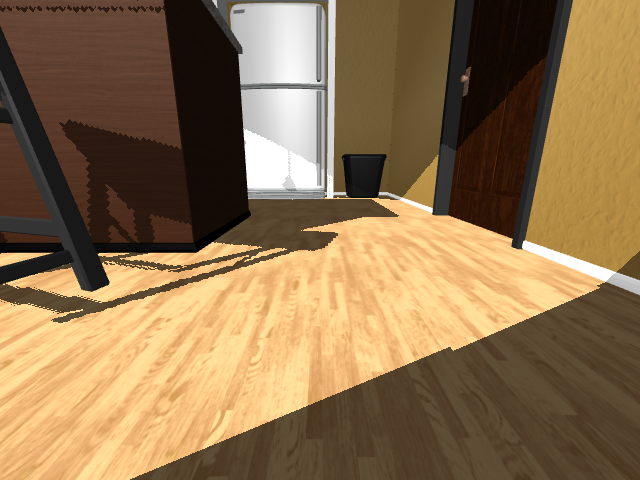
#> input picture evidences/molmospaces/ainex/cam__camera__image_raw.png, 640 x 480 px
$ python -i vision_success.py   (imports and definitions only)
#> lines starting #> are read from the running program, lines starting #| are printed output that depends on the picture; after the words box and inside, x2 and y2 are one past the last pixel; in counts of white or black regions, pixels touching at a corner belong together
### robot_console/src/robot_console/arm/kinematics.py
"""Forward and inverse kinematics for the SO-101 arm, in NumPy only.

The link constants below are transcribed from TheRobotStudio's official
``so101_new_calib.xml`` (``robots_specs/so101/``), which the simulator's
``simulator/shared/robots/so101/model.xml`` reproduces body for body: each body's
fixed ``pos``/``quat`` relative to its parent (quaternions as MuJoCo normalises
them), and every joint's rotation about its own local ``z`` axis.
``tests/test_kinematics.py`` re-derives the same poses from MuJoCo and asserts
they agree, so a transcription slip fails loudly rather than producing a
plausible-but-wrong trajectory.

Deliberately MuJoCo-free: the policy that ships against the real rosbridge
robot imports this module, and that path must not need a simulator installed.
``mujoco`` is therefore a *test-only* dependency, in the ``kinematics`` extra
rather than ``dev`` -- ``import mujoco`` failing inside ``robot_console/.venv``
is a deliberate property of this project, so ``tests/test_kinematics.py`` skips
when it is absent and CI installs the extra to run it.

**The TCP is the official ``gripperframe`` site, and it moved on 2026-09-27.** Until
then the model was mujoco_menagerie's, which carries that site 19.9 mm further along
the gripper body's x (= the jaw axis): at the zero pose it landed at ``(0.391361,
-0.000979, 0.246345)``, where the official one lands at ``(0.391362, -0.000011,
0.226469)`` -- within 0.3 mm of the sibling ~/robot checkout's ``(0.391356,
-0.000305, 0.226343)``, which uses the official description too. Everything the
console aims with was kept on the same physical point by moving its offset rather
than its target: ``JAW_CENTER_OFFSET`` and ``REACH_POINT_OFFSET`` below each grew by
exactly that 19.9 mm, so ``jaw_center`` and the preflight's reach gate land where
they did before to 0.4 um. A constant copied from before that date is 20 mm out --
twice the jaw's capture window -- while every number still looks plausible.
"""

from __future__ import annotations

from dataclasses import dataclass

import numpy as np
import numpy.typing as npt

Vec = npt.NDArray[np.float64]

#: Arm joints in the order used everywhere: actions, ``joint_pos``, IK.
ARM_JOINTS: tuple[str, ...] = (
    "shoulder_pan_joint",
    "shoulder_lift_joint",
    "elbow_flex_joint",
    "wrist_flex_joint",
    "wrist_roll_joint",
)
GRIPPER_JOINT = "gripper_joint"

#: Full 6-DoF command order (five arm joints then the gripper).
JOINT_ORDER: tuple[str, ...] = (*ARM_JOINTS, GRIPPER_JOINT)

#: Commanded joint ranges, radians. **These are this MJCF's own limits, not the narrower
#: ones the sibling rig's description declares** -- and the difference is not cosmetic.
#:
#: `ros2_so_arm` narrows `wrist_flex` to 1.6 and `wrist_roll` to 2.3, below what the
#: mechanism allows (1.658063 and 2.7438473). The sibling rig accepts the resulting clip
#: as a known cost. It does not have to be paid here, because this arm keeps the
#: mechanism's full ranges -- and the clip lands exactly where a VLA
#: needs the room: mapped into our frame, MolmoAct2's action band reaches +1.630 on
#: `wrist_flex` and **+2.715 on `wrist_roll`**, so a 2.3 limit silently truncates the
#: most-rolled 24% of what the checkpoint can ask for.
#:
#: One deliberate exception since the model became the official `so101_new_calib.xml`
#: (2026-09-27): its `wrist_roll` runs -2.7438473..**+2.8412063**, asymmetric, where
#: mujoco_menagerie's ran +/-2.7438473. The table keeps the symmetric band, which is
#: inside the joint's range and is what `level_jaw_roll`'s sweep and every figure here
#: were measured on; widening it would move both.
#:
#: (An earlier version of this comment claimed the narrower band was "the one MolmoAct2's
#: calibration was fitted against". That was wrong, and measuring the checkpoint's own
#: action quantiles is what showed it.)
#:
#: The gripper entry is the jaw hinge, normalised: the MJCF hinge runs
#: -0.174533..1.745329 rad and the contract runs 0..1, an exact offset of +0.174533 that
#: `shared/ros_surfaces/so101.py` applies in both directions. Verified by sweeping the
#: jaw: tip separation is 7.01/20.91/38.42/55.80 mm at contract g = 0.00/0.24/0.48/0.72,
#: against the measured curve `gap(g) = -23.24g^2 + 92.54g - 0.84` mm the grasp tuning
#: was derived from, which predicts 20.86/38.29/55.79. Agreement to ~0.1 mm, so every
#: gripper constant in `waypoints` transfers unchanged.
JOINT_LIMITS: dict[str, tuple[float, float]] = {
    "shoulder_pan_joint": (-1.9198621771937616, 1.9198621771937634),
    "shoulder_lift_joint": (-1.7453292519943224, 1.7453292519943366),
    "elbow_flex_joint": (-1.69, 1.54),
    "wrist_flex_joint": (-1.658063, 1.658063),
    "wrist_roll_joint": (-2.7438473, 2.7438473),
    "gripper_joint": (0.0, 1.0),
}

#: (parent-relative translation, parent-relative quaternion wxyz) per moving link.
_LINKS: tuple[tuple[tuple[float, float, float], tuple[float, float, float, float]], ...] = (
    ((0.0388353, -8.97657e-09, 0.0624), (3.56167e-16, 1.22818e-15, -1.0, -4.14635e-16)),
    ((-0.0303992, -0.0182778, -0.0542), (0.5, -0.5, -0.5, -0.5)),
    (
        (-0.11257, -0.028, 1.73763e-16),
        (0.7071067811865475, -5.98613e-17, -2.58051e-17, 0.7071067811865475),
    ),
    (
        (-0.1349, 0.0052, 3.62355e-17),
        (0.7071067811865475, 9.58722e-16, -7.51313e-16, -0.7071067811865475),
    ),
    (
        (5.55112e-17, -0.0611, 0.0181),
        (0.017209108230571014, -0.017209108230571014, 0.7068973380865913, 0.7068973380865913),
    ),
)

#: The official ``gripperframe`` site inside the ``gripper`` body — the tool centre
#: point, at the fixed jaw's tip. It was menagerie's, 19.9 mm further along the body x,
#: until 2026-09-27; see the module docstring. ``tcp`` (the other site in this model)
#: is MolmoSpaces' own convention with +z as the approach axis, which is a
#: different frame again -- this module wants ``gripperframe``, because
#: `jaw_axis` reads the jaw-opening direction off the site's +z.
_TCP_POS = (-0.0079, -0.000218121, -0.0981274)
_TCP_QUAT = (0.7071067811865475, 0.0, 0.7071067811865475, 0.0)


def quat_to_mat(quat: tuple[float, float, float, float]) -> Vec:
    """Convert a ``(w, x, y, z)`` quaternion to a 3x3 rotation matrix."""
    w, x, y, z = quat
    return np.asarray(
        [
            [1 - 2 * (y * y + z * z), 2 * (x * y - z * w), 2 * (x * z + y * w)],
            [2 * (x * y + z * w), 1 - 2 * (x * x + z * z), 2 * (y * z - x * w)],
            [2 * (x * z - y * w), 2 * (y * z + x * w), 1 - 2 * (x * x + y * y)],
        ],
        dtype=np.float64,
    )


def _homogeneous(pos: tuple[float, float, float], quat: tuple[float, float, float, float]) -> Vec:
    transform = np.eye(4, dtype=np.float64)
    transform[:3, :3] = quat_to_mat(quat)
    transform[:3, 3] = pos
    return transform


_LINK_TRANSFORMS: tuple[Vec, ...] = tuple(_homogeneous(pos, quat) for pos, quat in _LINKS)
#> further down, picture is the input picture: shape (480, 640, 3); mean B, G, R 78.6, 114, 141.6
_TCP_TRANSFORM: Vec = _homogeneous(_TCP_POS, _TCP_QUAT)


# [17 lines left out: functions _rot_z, gripper_body_pose, not called in this run]


def fk(joints: npt.ArrayLike) -> Vec:
    """Return the 4x4 world pose of the tool centre point for five arm angles."""
    return gripper_body_pose(joints) @ _TCP_TRANSFORM


# ------------------------------------------------------------------ the two fingers
#
# The camera-verdict scorer establishes *release* by placing both fingers in the rig
# frame and measuring how far each is from the apple centre. The moving jaw is its own
# body, hinged on `gripper` inside the `gripper` body -- ``so101_new_calib.xml``'s
# ``moving_jaw_so101_v1`` pos/quat below -- so its pose needs the jaw angle as well.

#: `gripper_joint` on the wire is the official ``gripper`` hinge shifted so its closed
#: stop reads 0: hinge = wire - this. An exact offset, never a rescale (the simulator's
#: ``ros_surfaces/so101.py`` applies the same number in both directions).
GRIPPER_OFFSET_RAD = 0.174533

_MOVING_JAW_TRANSFORM: Vec = _homogeneous(
    (0.0202, 0.0188, -0.0234), (0.707107, 0.707107, -1.85362e-08, 1.85362e-08)
)

#: Each finger as a segment, root of its gripping pad to its tip, in its own body's
#: frame: the fixed finger in ``gripper``, the moving one in ``moving_jaw_so101_v1``. The
#: tips are the fingertip collision spheres' centres in the simulator's model; the roots
#: are where each pad starts. With these the closed jaw's tips sit 4 mm apart and open to
#: 40 mm at a wire position of 0.48 -- the measured aperture curve (38.4 mm) to within
#: the tip spheres' own size.
FIXED_FINGER: tuple[tuple[float, float, float], tuple[float, float, float]] = (
    (-0.0143, 0.0, -0.053),
    (-0.0081, 0.0, -0.101),
)
MOVING_FINGER: tuple[tuple[float, float, float], tuple[float, float, float]] = (
    (-0.0093, -0.045, 0.0189),
    (-0.012, -0.078, 0.0192),
)


def _apply(transform: Vec, point) -> Vec:
    return np.asarray(transform[:3, :3] @ np.asarray(point, dtype=np.float64)
                      + transform[:3, 3], dtype=np.float64)


# [79 lines left out: functions finger_segments, point_segment_distance, tcp_position, clamp_to_limits, position_jacobian, approach_pitch and 1 more, not called in this run]


#: How far menagerie's ``gripperframe`` site sat from the official one along the jaw
#: axis: 0.012 - (-0.0079) in the gripper body's x, which is the site's +z. (Its y and
#: z differed by 0.12 and 0.4 um of rounding, ignored here.) The preflight's reach gate
#: was calibrated as IK of that point and still solves for it, through
#: ``ik_position(..., offset=REACH_POINT_OFFSET)``, so its verdicts did not move when
#: the TCP did.
REACH_POINT_OFFSET = 0.0199

#: Distance from the ``gripperframe`` site to the centre of the gap the apple sits
#: in, along the jaw axis (the site's +z, which points from the fixed finger towards
#: the moving jaw). The site does not sit in the middle of the gap, so a pose that
#: puts the site on an object drives a finger into it instead of straddling it.
#:
#: **Measured functionally, not geometrically, and the distinction cost a miss.** The
#: sweep below was run against menagerie's site, `REACH_POINT_OFFSET` further along
#: this axis, so every offset in it is that much larger from the official site: the
#: 0.002 it found is 0.0219 here, which is also the reference arm's 0.0218 from what
#: is the same site to 0.3 mm. A first attempt instead measured the midpoint of the
#: two jaw-*tip* spheres at the open jaw (0.0174 then) -- a plausible proxy that is
#: 15 mm off, because the tips are not the contact faces. Sweeping the offset through
#: an offline pick (plan solved with each value, arm driven to `close`, apple dropped
#: at spawn, jaw closed to 0.50, arm lifted; offsets from menagerie's site):
#:
#:     offset (m)      0.000  0.002  0.004  0.006  0.008  0.010  0.0174
#:     jaw after close 0.500  0.500  0.500  0.515  0.542  0.570  0.670
#:     apple lifted    yes    yes    yes    no     no     no     no
#:
#: A jaw that stops above 0.50 is one pressing the apple against a finger rather than
#: closing on it. The working window is 4 mm wide and 0.002 is its centre, which is
#: also the transposed reference value -- so the two derivations agree and the tip
#: measurement was simply the wrong thing to measure.
JAW_CENTER_OFFSET = REACH_POINT_OFFSET + 0.002


def jaw_center(joints: npt.ArrayLike, *, offset: float = JAW_CENTER_OFFSET) -> Vec:
    """Return the world point midway between the jaws for a set of arm angles."""
    return tcp_position(joints, offset=offset)


# [30 lines left out: function level_jaw_roll, not called in this run]


@dataclass(frozen=True)
class IKResult:
    """Outcome of one IK solve: the angles reached and the residual error."""

    joints: Vec
    position_error: float
    converged: bool


# [58 lines left out: function _solve, not called in this run]


#: Extra seeds tried when the caller's seed lands in a poor IK branch. The arm
#: is 5-DoF with a mirrored pan axis, so elbow-up and elbow-down solutions are
#: far apart in joint space and a single seed regularly misses the good one.
_FALLBACK_SEEDS: tuple[tuple[float, ...], ...] = (
    (0.0, 0.0, 0.0, 0.0, 0.0),
    (0.0, 0.3, -0.2, 0.9, 0.0),
    (0.0, -0.4, 0.6, 0.4, 0.0),
    (0.0, 0.9, -1.1, 1.4, 0.0),
    (0.0, 0.6, -0.6, 1.0, 0.0),
)


# [62 lines left out: function ik_position, not called in this run]

### robot_console/src/robot_console/arm/vision_success.py
"""The camera verdict: apple-on-plate graded from what the rig and the arm publish.

Nothing on the wire answers the task's question. This module answers it from public
observations only -- the observations a policy could have as well:

* synchronized ``/scene/overhead`` and ``/scene/side`` colour frames,
* both cameras' ``camera_info`` (intrinsics),
* the rig mount poses (`ros_settings.SCENE_CAMERAS`, duplicated exactly from the
  simulator task's constants -- calibration, not episode state),
* ``/joint_states``, matched to the frames by stamp.

**Apple pose.** The apple is segmented in both views and its centroid triangulated from
the two calibrated rays, so its height is measured rather than assumed -- the overhead
view alone cannot tell an apple on the plate from one held still above it. Speed comes
from timestamped poses `SPEED_BASELINE_S` apart, never from image stillness.

**Release.** Forward kinematics from ``/joint_states`` puts both fingers in the same rig
frame (``kinematics.finger_segments``). Every finger must stay `FINGER_CLEARANCE_M` from
the apple centre through the whole hold, so an apple held motionless over the plate
fails.

**Decision.** An episode passes when, for at least `HOLD_SECONDS` at its end, every
synchronized sample shows the apple within `MAX_HORIZONTAL_DIST_M` of the plate centre
horizontally, within `Z_TOLERANCE_M` of `RESTING_Z_M`, at no more than `MAX_SPEED_MPS`,
and released. A sample with missing synchronization, calibration, segmentation or joint
state, or a gap in the hold longer than `MAX_SAMPLE_GAP_S`, fails the episode: the scorer
fails closed rather than guessing.

The plate centre is located in the overhead view (a static white ellipse) and
back-projected onto the plate's top plane; the median over the graded frames is used,
because the arm crossing the plate drags any single frame's estimate around.
"""

from __future__ import annotations

import base64
import math
from collections.abc import Mapping, Sequence
from dataclasses import dataclass, field
from typing import Any

import cv2
import numpy as np

from robot_console.arm.kinematics import ARM_JOINTS, GRIPPER_JOINT, finger_segments, \
    point_segment_distance
from robot_console.arm.ros_settings import (
    OVERHEAD_CAMERA_NAME,
    SCENE_CAMERAS,
    SIDE_CAMERA_NAME,
)

# ------------------------------------------------------------------ the pass criterion
#
# The console's own spec (§2.3) states these; the simulator task's constants carry the
# same numbers, and `tests/arm/test_vision_success.py` duplicates them rather than
# importing them, so a change here is a change someone has to make twice.

#: Apple centre to plate centre, horizontally, metres.
MAX_HORIZONTAL_DIST_M = 0.080
#: Where a resting apple's centre sits: plate top plus apple radius, metres.
RESTING_Z_M = 0.040
#: How far from `RESTING_Z_M` the apple centre may be, metres.
Z_TOLERANCE_M = 0.015
#: At rest, not passing through, m/s.
MAX_SPEED_MPS = 0.01
#: How long, at the episode's end, every clause must hold, seconds of stamp time.
HOLD_SECONDS = 1.0
#: Every finger this far from the apple centre, metres: released, not held.
FINGER_CLEARANCE_M = 0.05

# ------------------------------------------------------------------ measurement limits

#: Two frames, or a frame and a joint state, count as one instant when their stamps are
#: within this. The rig renders both views in one job with one stamp, so they normally
#: match exactly; half the rig's 10 Hz period is the most a pair may disagree by.
SYNC_TOLERANCE_S = 0.05
#: The longest gap between consecutive samples inside the hold. The rig runs at 10 Hz;
#: a gap past two and a half frames is a hole in the evidence, not a slow camera.
MAX_SAMPLE_GAP_S = 0.25
#: Speed is |p(t) - p(t - d)| / d over at least this baseline. A pose triangulated from
#: 640x480 JPEGs jitters by about a millimetre; over one 0.1 s frame that is the whole
#: 0.01 m/s budget, over half a second it is a fifth of it.
SPEED_BASELINE_S = 0.5
#: A triangulated apple must reproject into both views within this many pixels of the
#: segmented centroids, or the two blobs were not the same object.
MAX_REPROJECTION_PX = 4.0
#: The apple's radius, metres, for the apparent-size sanity check on a triangulation.
APPLE_RADIUS_M = 0.020
#: Observed apparent radius over the one a whole apple would have at the triangulated
#: range. Below the lower bound the blob is a fragment (an apple mostly occluded, whose
#: centroid is not its centre); above the upper, it is not the apple.
APPARENT_SIZE_RATIO = (0.45, 1.6)
#: The plate's top face, metres: the plane its outline is back-projected onto.
PLATE_TOP_Z_M = 0.0204

# -- segmentation thresholds, measured on both engines' frames ----------------------
#
# The apple is the only saturated red, roughly round, compact blob of its size; the
# dressing's red mug is a crescent (extent 0.39-0.47) and bowls and burners are an
# order of magnitude larger. Area bounds are generous because the side camera sees the
# apple smaller than the overhead one, and partial occlusion shrinks it further.
APPLE_HUE = 8          # red wraps zero: hue <= 8 or >= 172
APPLE_MIN_SAT = 110
APPLE_MIN_VAL = 60
#: A second, stricter value floor the masks are also cut at. The hue split below does not
#: always part the apple from the dark red bowl behind it in the side view: depending on
#: how the apple came to rest, its shaded side reads hue 177-179 like the bowl, and the
#: two merge into one 77x35 blob. By value they differ -- apple V 84-124, bowl 73-88 --
#: and at this floor the apple is a blob of its own (~150 px, within 1 px of its
#: projected centre) while the bowl drops out.
APPLE_SPLIT_VAL = 90
APPLE_AREA_PX = (25, 2500)
APPLE_MIN_EXTENT = 0.55
APPLE_ASPECT = (0.5, 2.0)

#: The plate is white: low saturation, high value, circular. Measured: the plate runs
#: sat 0-5 against the MolmoSpaces marble's 15-243; circularity rejects white cabinets.
#: RoboCasa's white marble reads sat ~3 like the plate, so there the flat mask is the
#: whole worktop and the fallback below finds the plate.
PLATE_MIN_AREA_PX = 1500
PLATE_MIN_CIRCULARITY = 0.55
PLATE_MAX_SAT = 10
PLATE_MIN_VAL = 150
#: Fallback when the flat mask merges plate and worktop: the brightest slice of the
#: white field (the plate is the brightest white thing on both engines), taken over a
#: local mean of `PLATE_BRIGHT_BLUR_PX` so it is the brightest *area*. On RoboCasa's
#: white marble the pixel-wise slice was the plate's well, a highlight its rim catches
#: from the scene's light (a crescent touching the well, upper left) and the marble's
#: bright veins: a disc-plus-crescent too ragged for the circularity bound, and when
#: opened apart, the well's lit upper part, 0.017 m off the plate centre. The veins are
#: thin and the plate is not, so after the local mean the slice is the whole plate --
#: rim, well and highlight -- and its outline's centre is the plate's (within 0.007 m
#: bare and 0.011 m with the apple on it, audited against the simulator's truth, where
#: the pixel-wise slice read 0.017 m or found nothing).
PLATE_BRIGHT_PERCENTILE = 95
PLATE_BRIGHT_BLUR_PX = 9
#: Opening kernels (px, elliptical) that bright slice is cut with; the roundest blob any
#: of them leaves is the plate, so a highlight or vein still touching it is cut off
#: rather than bending its outline. The widest stays well under the plate's own
#: diameter at the rig's range (~110 px).
PLATE_BRIGHT_OPEN_PX = (5, 9, 13, 17, 21)

REQUIRED_JOINTS: tuple[str, ...] = (*ARM_JOINTS, GRIPPER_JOINT)


# ------------------------------------------------------------------ calibration


# [68 lines that did not run here, left out]


# ------------------------------------------------------------------ segmentation


@dataclass(frozen=True)
class Blob:
    x: float
    y: float
    area: float

    @property
    def radius_px(self) -> float:
        return math.sqrt(max(self.area, 0.0) / math.pi)


# [55 lines left out: functions decode, apple_candidates, not called in this run]


def _plate_from_mask(mask: np.ndarray) -> tuple[tuple[float, float] | None, float]:
    """The roundest plate-sized blob's centre and circularity; (None, bound) for none."""
    contours, _ = cv2.findContours(mask, cv2.RETR_EXTERNAL, cv2.CHAIN_APPROX_SIMPLE)
    best, best_circ = None, PLATE_MIN_CIRCULARITY
    for c in contours:
        area = cv2.contourArea(c)
        if area < PLATE_MIN_AREA_PX or len(c) < 5:
            continue
        (_, _), r = cv2.minEnclosingCircle(c)
        circ = area / (math.pi * r * r) if r > 0 else 0.0
        if circ < best_circ:
            continue
        (cx, cy), _, _ = cv2.fitEllipse(c)
        best, best_circ = (float(cx), float(cy)), circ
    return best, best_circ


def find_plate(bgr: np.ndarray) -> tuple[float, float] | None:
    """The plate's image centre in an overhead frame, or None."""
    hsv = cv2.cvtColor(bgr, cv2.COLOR_BGR2HSV)
#> hsv: shape (480, 640, 3); mean H, S, V 14.4, 119.5, 141.6
    s, v = hsv[..., 1], hsv[..., 2]
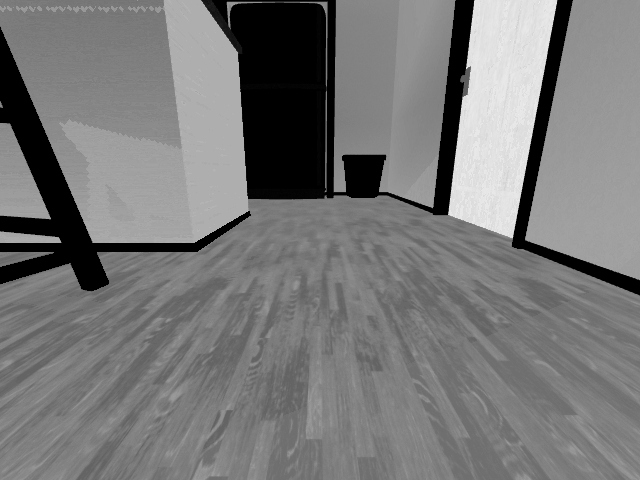
#> s: shape (480, 640); min 0, max 237, mean 119.5
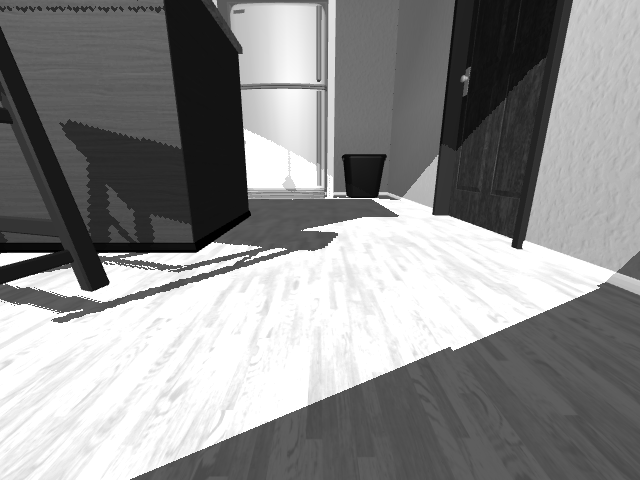
#> v: shape (480, 640); min 0, max 255, mean 141.6
    white = (s < PLATE_MAX_SAT) & (v > PLATE_MIN_VAL)
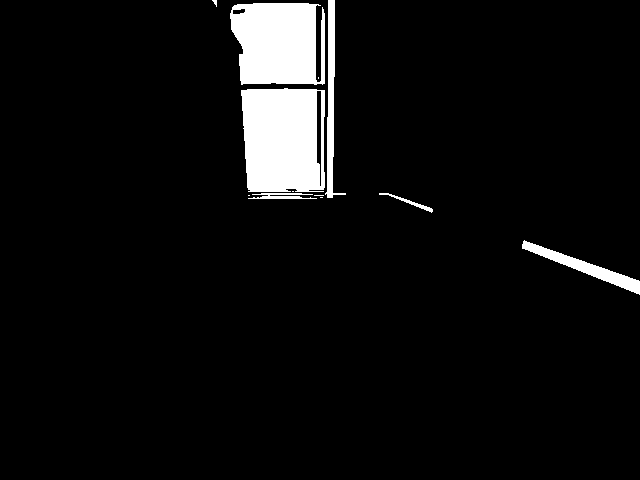
#> white: shape (480, 640) bool; 5.8% white; 12 white regions (6 under 20 px), largest, box (x1, y1, x2, y2) and area: (241, 88, 325, 192) 7882, (230, 3, 325, 85) 6669, (522, 240, 640, 295) 1336, (325, 0, 346, 198) 1335, (248, 193, 317, 199) 258, (379, 193, 433, 213) 168

    def clean(m: np.ndarray) -> np.ndarray:
        m = cv2.morphologyEx(m.astype(np.uint8) * 255, cv2.MORPH_CLOSE, np.ones((7, 7), np.uint8))
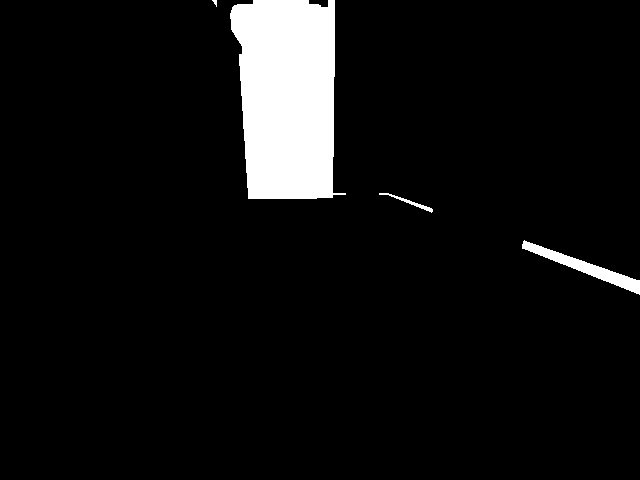
#> m: shape (480, 640); 6.5% white; 4 white regions (1 under 20 px), largest, box (x1, y1, x2, y2) and area: (230, 0, 346, 199) 18365, (522, 240, 640, 295) 1337, (379, 193, 433, 213) 168
        return cv2.morphologyEx(m, cv2.MORPH_OPEN, np.ones((5, 5), np.uint8))
#> returned value: shape (480, 640); 6.4% white; 2 white regions

    found, _ = _plate_from_mask(clean(white))
#> in _plate_from_mask, `contours, _ = cv2.findContours(mask, cv2.RETR_EXTERNAL, cv2.CHAIN_APPR..`: contours = 2 contours; box (x1, y1, x2, y2) and area: (230, 0, 335, 199) 18044, (522, 242, 640, 294) 1204
#> (the rest of the program and of its run is left out)
